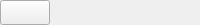
        <widget class="QFrame" name="frame_top">
         <property name="maximumSize">
          <size>
           <width>16777215</width>
           <height>25</height>
          </size>
         </property>
         <property name="styleSheet">
          <string notr="true"/>
         </property>
         <property name="frameShape">
          <enum>QFrame::NoFrame</enum>
         </property>
         <property name="frameShadow">
          <enum>QFrame::Plain</enum>
         </property>
         <property name="lineWidth">
          <number>0</number>
         </property>
         <layout class="QHBoxLayout" name="horizontalLayout_2">
          <property name="spacing">
           <number>0</number>
          </property>
          <property name="leftMargin">
           <number>0</number>
          </property>
          <property name="topMargin">
           <number>0</number>
          </property>
          <property name="rightMargin">
           <number>0</number>
          </property>
          <property name="bottomMargin">
           <number>0</number>
          </property>
          <item>
           <widget class="QFrame" name="frame_toggle">
            <property name="minimumSize">
             <size>
              <width>50</width>
              <height>0</height>
             </size>
            </property>
            <property name="maximumSize">
             <size>
              <width>50</width>
              <height>16777215</height>
             </size>
            </property>
            <property name="styleSheet">
             <string notr="true"/>
            </property>
            <property name="frameShape">
             <enum>QFrame::NoFrame</enum>
            </property>
            <property name="frameShadow">
             <enum>QFrame::Raised</enum>
            </property>
            <property name="lineWidth">
             <number>0</number>
            </property>
            <layout class="QHBoxLayout" name="horizontalLayout_3">
             <property name="spacing">
              <number>0</number>
             </property>
             <property name="leftMargin">
              <number>0</number>
             </property>
             <property name="topMargin">
              <number>0</number>
             </property>
             <property name="rightMargin">
              <number>0</number>
             </property>
             <property name="bottomMargin">
              <number>0</number>
             </property>
             <item>
              <widget class="QPushButton" name="button_toggle">
               <property name="sizePolicy">
                <sizepolicy hsizetype="Expanding" vsizetype="Expanding">
                 <horstretch>0</horstretch>
                 <verstretch>0</verstretch>
                </sizepolicy>
               </property>
               <property name="minimumSize">
                <size>
                 <width>50</width>
                 <height>0</height>
                </size>
               </property>
               <property name="maximumSize">
                <size>
                 <width>100</width>
                 <height>16777215</height>
                </size>
               </property>
               <property name="styleSheet">
                <string notr="true"/>
               </property>
               <property name="text">
                <string notr="true"/>
               </property>
               <property name="icon">
                <iconset resource="resources.qrc">
                 <normaloff>:/toggle/icons/white/toggle_hor.png</normaloff>:/toggle/icons/white/toggle_hor.png</iconset>
               </property>
               <property name="iconSize">
                <size>
                 <width>42</width>
                 <height>42</height>
                </size>
               </property>
              </widget>
             </item>
            </layout>
           </widget>
          </item>
          <item>
           <widget class="QFrame" name="frame_top_right">
            <property name="sizePolicy">
             <sizepolicy hsizetype="Expanding" vsizetype="Preferred">
              <horstretch>0</horstretch>
              <verstretch>0</verstretch>
             </sizepolicy>
            </property>
            <property name="styleSheet">
             <string notr="true"/>
            </property>
            <property name="frameShape">
             <enum>QFrame::NoFrame</enum>
            </property>
            <property name="frameShadow">
             <enum>QFrame::Raised</enum>
            </property>
           </widget>
          </item>
         </layout>
        </widget>
